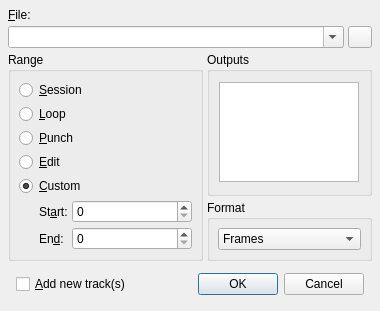
<?xml version="1.0" encoding="UTF-8"?>
<ui version="4.0">
 <author>rncbc aka Rui Nuno Capela</author>
 <comment>qtractor - An Audio/MIDI multi-track sequencer.

   Copyright (C) 2005-2018, rncbc aka Rui Nuno Capela. All rights reserved.

   This program is free software; you can redistribute it and/or
   modify it under the terms of the GNU General Public License
   as published by the Free Software Foundation; either version 2
   of the License, or (at your option) any later version.

   This program is distributed in the hope that it will be useful,
   but WITHOUT ANY WARRANTY; without even the implied warranty of
   MERCHANTABILITY or FITNESS FOR A PARTICULAR PURPOSE.  See the
   GNU General Public License for more details.

   You should have received a copy of the GNU General Public License along
   with this program; if not, write to the Free Software Foundation, Inc.,
   51 Franklin Street, Fifth Floor, Boston, MA 02110-1301 USA.

 </comment>
 <class>qtractorExportForm</class>
 <widget class="QDialog" name="qtractorExportForm">
  <property name="geometry">
   <rect>
    <x>0</x>
    <y>0</y>
    <width>380</width>
    <height>280</height>
   </rect>
  </property>
  <property name="focusPolicy">
   <enum>Qt::StrongFocus</enum>
  </property>
  <property name="windowTitle">
   <string>Export - Qtractor</string>
  </property>
  <property name="windowIcon">
   <iconset resource="qtractor.qrc">:/images/qtractor-tt.png</iconset>
  </property>
  <layout class="QGridLayout">
   <property name="margin">
    <number>8</number>
   </property>
   <property name="spacing">
    <number>4</number>
   </property>
   <item row="0" column="0" colspan="2">
    <widget class="QLabel" name="ExportPathTextLabel">
     <property name="text">
      <string>&amp;File:</string>
     </property>
     <property name="buddy">
      <cstring>ExportPathComboBox</cstring>
     </property>
    </widget>
   </item>
   <item row="1" column="0" colspan="2">
    <layout class="QHBoxLayout">
     <property name="spacing">
      <number>4</number>
     </property>
     <property name="margin">
      <number>0</number>
     </property>
     <item>
      <widget class="QComboBox" name="ExportPathComboBox">
       <property name="minimumSize">
        <size>
         <width>320</width>
         <height>0</height>
        </size>
       </property>
       <property name="toolTip">
        <string>Export file name</string>
       </property>
       <property name="editable">
        <bool>true</bool>
       </property>
      </widget>
     </item>
     <item>
      <widget class="QToolButton" name="ExportPathToolButton">
       <property name="minimumSize">
        <size>
         <width>22</width>
         <height>22</height>
        </size>
       </property>
       <property name="maximumSize">
        <size>
         <width>24</width>
         <height>24</height>
        </size>
       </property>
       <property name="focusPolicy">
        <enum>Qt::TabFocus</enum>
       </property>
       <property name="toolTip">
        <string>Browse export file name</string>
       </property>
       <property name="icon">
        <iconset resource="qtractor.qrc">:/images/fileOpen.png</iconset>
       </property>
      </widget>
     </item>
    </layout>
   </item>
   <item row="2" column="0" rowspan="2">
    <widget class="QGroupBox" name="ExportRangeGroupBox">
     <property name="title">
      <string>Range</string>
     </property>
     <layout class="QGridLayout">
      <property name="margin">
       <number>8</number>
      </property>
      <property name="spacing">
       <number>4</number>
      </property>
      <item row="0" column="0" colspan="3">
       <widget class="QRadioButton" name="SessionRangeRadioButton">
        <property name="toolTip">
         <string>Session range</string>
        </property>
        <property name="text">
         <string>&amp;Session</string>
        </property>
        <property name="checked">
         <bool>false</bool>
        </property>
       </widget>
      </item>
      <item row="1" column="0" colspan="3">
       <widget class="QRadioButton" name="LoopRangeRadioButton">
        <property name="toolTip">
         <string>Loop range</string>
        </property>
        <property name="text">
         <string>&amp;Loop</string>
        </property>
        <property name="checked">
         <bool>false</bool>
        </property>
       </widget>
      </item>
      <item row="2" column="0" colspan="3">
       <widget class="QRadioButton" name="PunchRangeRadioButton">
        <property name="toolTip">
         <string>Punch range</string>
        </property>
        <property name="text">
         <string>&amp;Punch</string>
        </property>
        <property name="checked">
         <bool>false</bool>
        </property>
       </widget>
      </item>
      <item row="3" column="0" colspan="3">
       <widget class="QRadioButton" name="EditRangeRadioButton">
        <property name="toolTip">
         <string>Edit range</string>
        </property>
        <property name="text">
         <string>&amp;Edit</string>
        </property>
        <property name="checked">
         <bool>false</bool>
        </property>
       </widget>
      </item>
      <item row="4" column="0" colspan="3">
       <widget class="QRadioButton" name="CustomRangeRadioButton">
        <property name="toolTip">
         <string>Custom range</string>
        </property>
        <property name="text">
         <string>&amp;Custom</string>
        </property>
        <property name="checked">
         <bool>true</bool>
        </property>
       </widget>
      </item>
      <item row="5" column="0" rowspan="2">
       <spacer>
        <property name="orientation">
         <enum>Qt::Horizontal</enum>
        </property>
        <property name="sizeType">
         <enum>QSizePolicy::Fixed</enum>
        </property>
        <property name="sizeHint">
         <size>
          <width>16</width>
          <height>16</height>
         </size>
        </property>
       </spacer>
      </item>
      <item row="5" column="1">
       <widget class="QLabel" name="ExportStartTextLLabel">
        <property name="text">
         <string>St&amp;art:</string>
        </property>
        <property name="buddy">
         <cstring>ExportStartSpinBox</cstring>
        </property>
       </widget>
      </item>
      <item row="5" column="2">
       <widget class="qtractorTimeSpinBox" name="ExportStartSpinBox">
        <property name="minimumSize">
         <size>
          <width>120</width>
          <height>0</height>
         </size>
        </property>
        <property name="toolTip">
         <string>Clip start</string>
        </property>
       </widget>
      </item>
      <item row="6" column="1">
       <widget class="QLabel" name="ExportEndTextLLabel">
        <property name="text">
         <string>En&amp;d:</string>
        </property>
        <property name="buddy">
         <cstring>ExportEndSpinBox</cstring>
        </property>
       </widget>
      </item>
      <item row="6" column="2">
       <widget class="qtractorTimeSpinBox" name="ExportEndSpinBox">
        <property name="minimumSize">
         <size>
          <width>120</width>
          <height>0</height>
         </size>
        </property>
        <property name="toolTip">
         <string>Clip offset</string>
        </property>
       </widget>
      </item>
     </layout>
    </widget>
   </item>
   <item row="2" column="1">
    <widget class="QGroupBox" name="ExportBusGroupBox">
     <property name="title">
      <string>Outputs</string>
     </property>
     <layout class="QHBoxLayout">
      <property name="spacing">
       <number>4</number>
      </property>
      <property name="margin">
       <number>8</number>
      </property>
      <item>
       <widget class="QListWidget" name="ExportBusNameListBox">
        <property name="maximumSize">
         <size>
          <width>140</width>
          <height>100</height>
         </size>
        </property>
        <property name="toolTip">
         <string>Output bus names</string>
        </property>
        <property name="selectionMode">
         <enum>QAbstractItemView::ExtendedSelection</enum>
        </property>
       </widget>
      </item>
     </layout>
    </widget>
   </item>
   <item row="3" column="1">
    <widget class="QGroupBox" name="FormatGroupBox">
     <property name="title">
      <string>Format</string>
     </property>
     <layout class="QVBoxLayout">
      <item>
       <widget class="QComboBox" name="FormatComboBox">
        <property name="toolTip">
         <string>Time display format</string>
        </property>
        <item>
         <property name="text">
          <string>Frames</string>
         </property>
        </item>
        <item>
         <property name="text">
          <string>Time</string>
         </property>
        </item>
        <item>
         <property name="text">
          <string>BBT</string>
         </property>
        </item>
       </widget>
      </item>
     </layout>
    </widget>
   </item>
   <item row="4" column="0" colspan="2">
    <layout class="QHBoxLayout">
     <property name="spacing">
      <number>4</number>
     </property>
     <property name="margin">
      <number>8</number>
     </property>
     <item>
      <widget class="QCheckBox" name="AddTrackCheckBox">
       <property name="toolTip">
        <string>Whether to add/import new track(s) with export result</string>
       </property>
       <property name="text">
        <string>&amp;Add new track(s)</string>
       </property>
      </widget>
     </item>
     <item>
      <widget class="QDialogButtonBox" name="DialogButtonBox">
       <property name="orientation">
        <enum>Qt::Horizontal</enum>
       </property>
       <property name="standardButtons">
        <set>QDialogButtonBox::Cancel|QDialogButtonBox::Ok</set>
       </property>
      </widget>
     </item>
    </layout>
   </item>
  </layout>
 </widget>
 <layoutdefault spacing="4" margin="8"/>
 <customwidgets>
  <customwidget>
   <class>qtractorTimeSpinBox</class>
   <extends>QSpinBox</extends>
   <header>qtractorSpinBox.h</header>
  </customwidget>
 </customwidgets>
 <tabstops>
  <tabstop>ExportPathComboBox</tabstop>
  <tabstop>ExportPathToolButton</tabstop>
  <tabstop>SessionRangeRadioButton</tabstop>
  <tabstop>LoopRangeRadioButton</tabstop>
  <tabstop>PunchRangeRadioButton</tabstop>
  <tabstop>EditRangeRadioButton</tabstop>
  <tabstop>CustomRangeRadioButton</tabstop>
  <tabstop>ExportStartSpinBox</tabstop>
  <tabstop>ExportEndSpinBox</tabstop>
  <tabstop>ExportBusNameListBox</tabstop>
  <tabstop>FormatComboBox</tabstop>
  <tabstop>AddTrackCheckBox</tabstop>
 </tabstops>
 <resources>
  <include location="qtractor.qrc"/>
 </resources>
 <connections/>
</ui>
